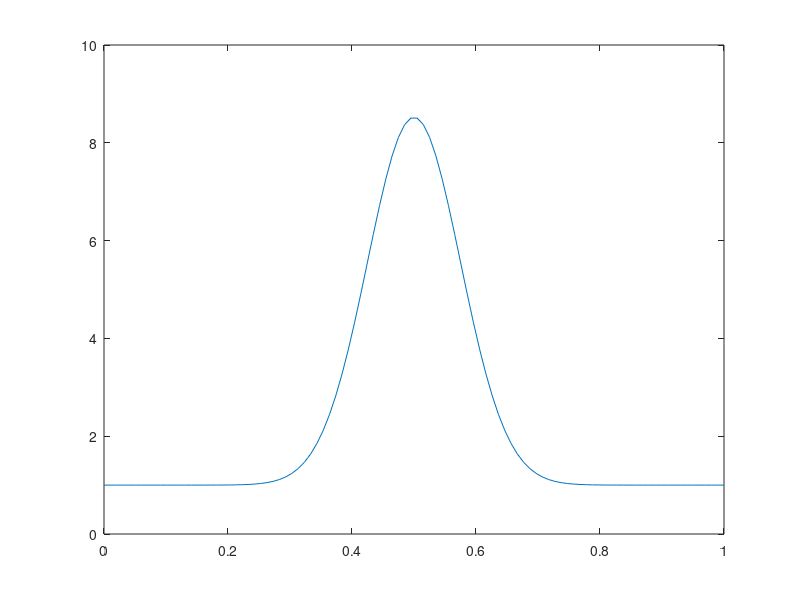
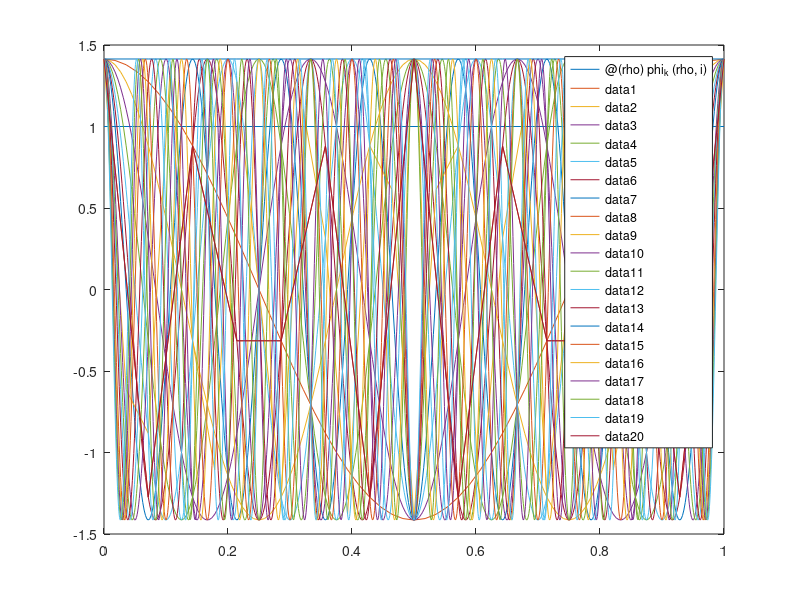
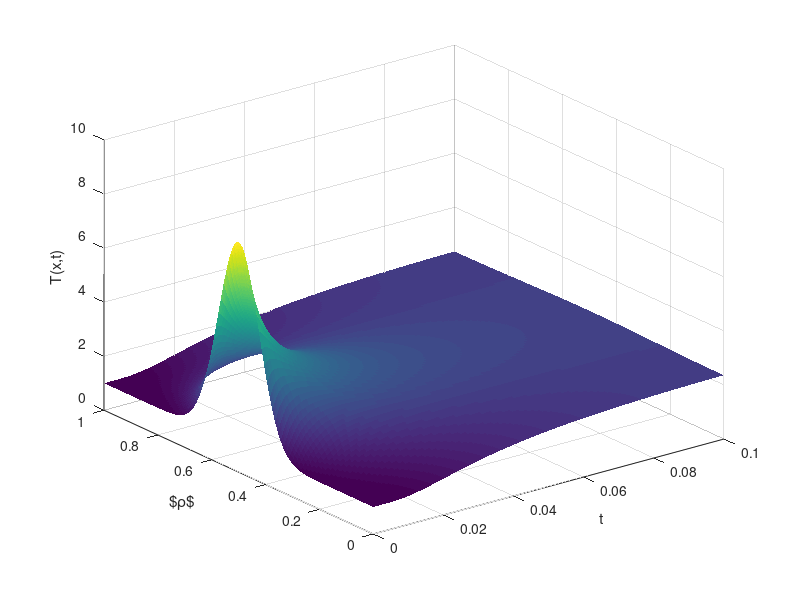

Source code (MATLAB) for these figures, in order:
clc; clear all; close all
L = 1; % Spatial length
t_start = 0.0; t_end = .1;
rho_start = 0; rho_end = L; % 1200 for discrete time
Time = 1; % Time length
a = 0; c = 1; % boundary conditions
n = 99; % spaces in spatial length (grid points = n + 1)
m = 1000; % time points
t = linspace(t_start,t_end - t_end/m ,m);
rho = linspace(rho_start,rho_end,n+1)';
r = 20;
C = eye(r+1);
gamma =  1;
C1 = -gamma * (2*pi/L)^2;
diagonal = 0:r;
diagonal = diagonal .* diagonal;
A = C1*diag(diagonal);

phi_k = @(rho,n) (n>=1)*(sqrt(2/L)/c*cos(2*n*pi*rho/L)) + (n < 1)*1/c/sqrt(L);
sigma = .075; mu = L/2; K = 1;
Pdep = @(rho) K * 1/(sigma*sqrt(pi))*exp(-(1/2)*(rho-mu).^2/sigma.^2); 
T0_init = @(rho) c + 1*K * 1/(sigma*sqrt(pi))*exp(-(1/2)*(rho-mu).^2/sigma.^2);
% T0_init = @(rho) cos(2*pi*rho*3/L/4);
% figure(1)
% fplot(Pdep,[rho_start rho_end]);
T0 = T0_init(rho);
figure(1);
plot(rho,T0);
T = zeros(n+1,m);
T(:,1) = T0; Ti = zeros(n+1,m);
a0 = zeros(r+1,1);
B = zeros(r+1,1);

figure(3)
for i = 0:r
    B(i+1) = integral(@(rho) Pdep(rho).*phi_k(rho,i),0,L);
    a0(i+1) = integral(@(rho) T0_init(rho).*phi_k(rho,i),0,L);
    fplot(@(rho) phi_k(rho,i),[rho_start rho_end]); hold on
end
hold off;


Test = zeros(n+1,1); Test_j = Test;
for i = 0:r
    Test_j = a0(i+1)*phi_k(rho,i);
    Test = Test + Test_j;
    Test_j = zeros(n+1,1);
end
figure(4)
plot(rho,Test)
%%
sys = ss(A,B,C,[]);
u = 0*(sin(2*pi*7*t) + sin(2*pi*9*t) + 3);
a = lsim(sys,u,t,a0); a = a';

for i = 0:r
    Ti(:,2:end) = a(i+1,2:end).*phi_k(rho,i);
    T = T + Ti;
    Ti = zeros(n+1,m);
end

figure(4)
h = surf(t,rho,T)
set(h,'LineStyle','none')
xlabel('t ')
ylabel('$\rho$')
zlabel('T(x,t)')
